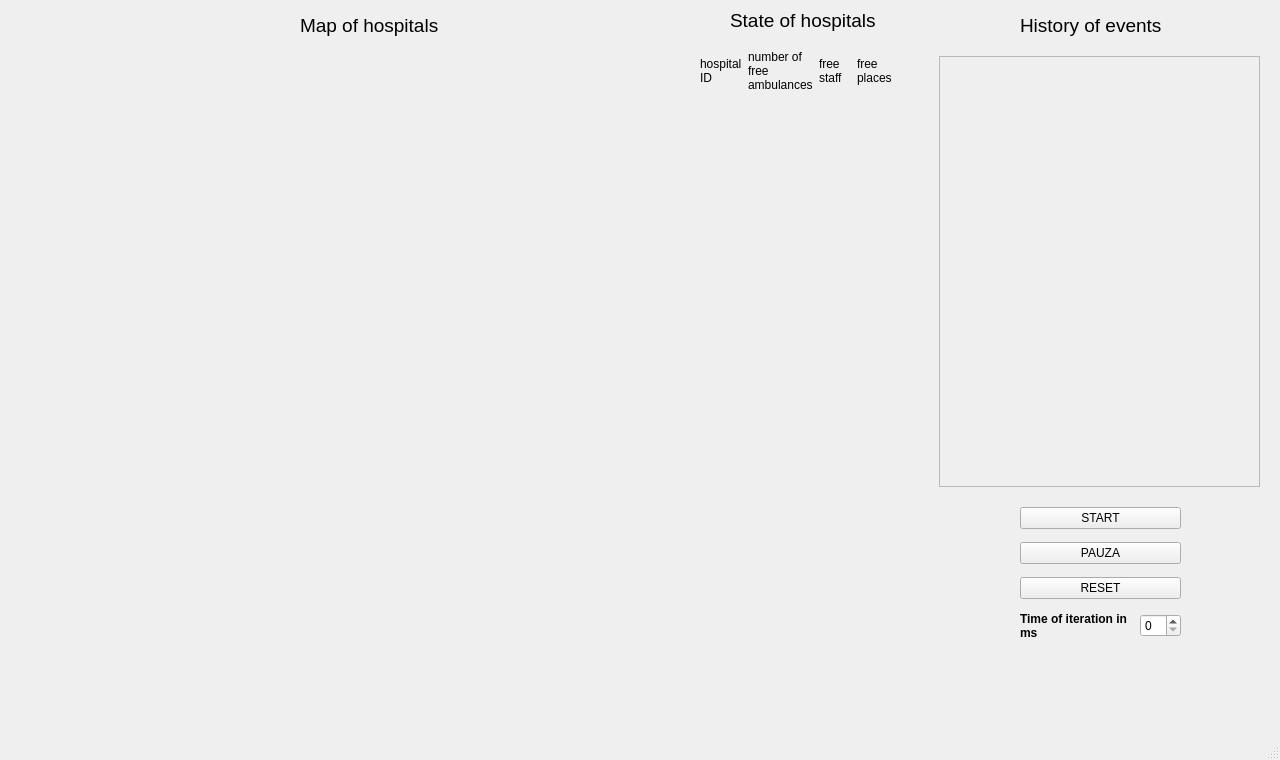
<?xml version="1.0" encoding="UTF-8"?>
<ui version="4.0">
 <class>MainWindow</class>
 <widget class="QMainWindow" name="MainWindow">
  <property name="geometry">
   <rect>
    <x>0</x>
    <y>0</y>
    <width>1280</width>
    <height>760</height>
   </rect>
  </property>
  <property name="windowTitle">
   <string>Ambulances management application</string>
  </property>
  <widget class="QWidget" name="centralwidget">
   <widget class="QWidget" name="verticalLayoutWidget">
    <property name="geometry">
     <rect>
      <x>1020</x>
      <y>500</y>
      <width>161</width>
      <height>151</height>
     </rect>
    </property>
    <layout class="QVBoxLayout" name="verticalLayout">
     <item>
      <widget class="QPushButton" name="start">
       <property name="text">
        <string>START</string>
       </property>
      </widget>
     </item>
     <item>
      <widget class="QPushButton" name="pauza">
       <property name="text">
        <string>PAUZA</string>
       </property>
      </widget>
     </item>
     <item>
      <widget class="QPushButton" name="reset">
       <property name="text">
        <string>RESET</string>
       </property>
      </widget>
     </item>
     <item>
      <layout class="QHBoxLayout" name="horizontalLayout_2">
       <item>
        <widget class="QLabel" name="label_8">
         <property name="font">
          <font>
           <weight>75</weight>
           <bold>true</bold>
          </font>
         </property>
         <property name="text">
          <string>Time of iteration in ms</string>
         </property>
         <property name="wordWrap">
          <bool>true</bool>
         </property>
        </widget>
       </item>
       <item>
        <widget class="QSpinBox" name="delay_time"/>
       </item>
      </layout>
     </item>
    </layout>
   </widget>
   <widget class="QLabel" name="label">
    <property name="geometry">
     <rect>
      <x>1020</x>
      <y>10</y>
      <width>181</width>
      <height>31</height>
     </rect>
    </property>
    <property name="font">
     <font>
      <pointsize>14</pointsize>
     </font>
    </property>
    <property name="text">
     <string>History of events</string>
    </property>
   </widget>
   <widget class="QLabel" name="label_2">
    <property name="geometry">
     <rect>
      <x>300</x>
      <y>10</y>
      <width>141</width>
      <height>31</height>
     </rect>
    </property>
    <property name="font">
     <font>
      <pointsize>14</pointsize>
     </font>
    </property>
    <property name="text">
     <string>Map of hospitals</string>
    </property>
   </widget>
   <widget class="MplWidget" name="Mplwidget" native="true">
    <property name="geometry">
     <rect>
      <x>40</x>
      <y>50</y>
      <width>641</width>
      <height>591</height>
     </rect>
    </property>
   </widget>
   <widget class="hospital_inform" name="hospwidget" native="true">
    <property name="geometry">
     <rect>
      <x>699</x>
      <y>99</y>
      <width>211</width>
      <height>541</height>
     </rect>
    </property>
   </widget>
   <widget class="QLabel" name="label_3">
    <property name="geometry">
     <rect>
      <x>730</x>
      <y>10</y>
      <width>151</width>
      <height>21</height>
     </rect>
    </property>
    <property name="font">
     <font>
      <pointsize>14</pointsize>
     </font>
    </property>
    <property name="text">
     <string>State of hospitals</string>
    </property>
   </widget>
   <widget class="QWidget" name="layoutWidget">
    <property name="geometry">
     <rect>
      <x>700</x>
      <y>50</y>
      <width>201</width>
      <height>41</height>
     </rect>
    </property>
    <layout class="QHBoxLayout" name="horizontalLayout">
     <item>
      <widget class="QLabel" name="label_4">
       <property name="text">
        <string>hospital ID</string>
       </property>
       <property name="wordWrap">
        <bool>true</bool>
       </property>
      </widget>
     </item>
     <item>
      <widget class="QLabel" name="label_5">
       <property name="text">
        <string>number of free ambulances</string>
       </property>
       <property name="wordWrap">
        <bool>true</bool>
       </property>
      </widget>
     </item>
     <item>
      <widget class="QLabel" name="label_6">
       <property name="layoutDirection">
        <enum>Qt::LeftToRight</enum>
       </property>
       <property name="text">
        <string>free staff</string>
       </property>
       <property name="wordWrap">
        <bool>true</bool>
       </property>
      </widget>
     </item>
     <item>
      <widget class="QLabel" name="label_7">
       <property name="text">
        <string>free places</string>
       </property>
       <property name="wordWrap">
        <bool>true</bool>
       </property>
      </widget>
     </item>
    </layout>
   </widget>
   <widget class="QScrollArea" name="scrollArea">
    <property name="geometry">
     <rect>
      <x>939</x>
      <y>56</y>
      <width>321</width>
      <height>431</height>
     </rect>
    </property>
    <property name="widgetResizable">
     <bool>true</bool>
    </property>
    <widget class="QWidget" name="scrollAreaWidgetContents">
     <property name="enabled">
      <bool>true</bool>
     </property>
     <property name="geometry">
      <rect>
       <x>0</x>
       <y>0</y>
       <width>319</width>
       <height>429</height>
      </rect>
     </property>
     <property name="layoutDirection">
      <enum>Qt::LeftToRight</enum>
     </property>
     <layout class="QVBoxLayout" name="verticalLayout_2"/>
    </widget>
   </widget>
  </widget>
  <widget class="QMenuBar" name="menubar">
   <property name="geometry">
    <rect>
     <x>0</x>
     <y>0</y>
     <width>1280</width>
     <height>21</height>
    </rect>
   </property>
  </widget>
  <widget class="QStatusBar" name="statusbar"/>
 </widget>
 <customwidgets>
  <customwidget>
   <class>MplWidget</class>
   <extends>QWidget</extends>
   <header>mplwidget.h</header>
   <container>1</container>
  </customwidget>
  <customwidget>
   <class>hospital_inform</class>
   <extends>QWidget</extends>
   <header location="global">hospital_inform</header>
   <container>1</container>
  </customwidget>
 </customwidgets>
 <resources/>
 <connections/>
</ui>
